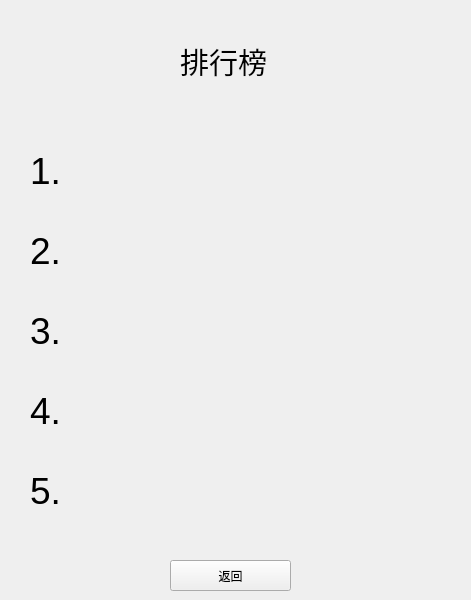
  <widget class="QWidget" name="PaihangWindow">
   <property name="windowTitle">
    <string>排行</string>
   </property>
   <widget class="QLabel" name="Paihangbang">
    <property name="geometry">
     <rect>
      <x>180</x>
      <y>40</y>
      <width>111</width>
      <height>41</height>
     </rect>
    </property>
    <property name="text">
     <string>&lt;html&gt;&lt;head/&gt;&lt;body&gt;&lt;p&gt;&lt;span style=&quot; font-size:22pt;&quot;&gt;排行榜&lt;/span&gt;&lt;/p&gt;&lt;/body&gt;&lt;/html&gt;</string>
    </property>
   </widget>
   <widget class="QLabel" name="PaihangName">
    <property name="geometry">
     <rect>
      <x>180</x>
      <y>100</y>
      <width>111</width>
      <height>21</height>
     </rect>
    </property>
    <property name="text">
     <string/>
    </property>
    <property name="alignment">
     <set>Qt::AlignCenter</set>
    </property>
   </widget>
   <widget class="QLabel" name="NO1">
    <property name="geometry">
     <rect>
      <x>30</x>
      <y>150</y>
      <width>41</width>
      <height>41</height>
     </rect>
    </property>
    <property name="text">
     <string>&lt;html&gt;&lt;head/&gt;&lt;body&gt;&lt;p&gt;&lt;span style=&quot; font-size:28pt; color:#000000;&quot;&gt;1.&lt;/span&gt;&lt;/p&gt;&lt;/body&gt;&lt;/html&gt;</string>
    </property>
   </widget>
   <widget class="QLabel" name="NO2">
    <property name="geometry">
     <rect>
      <x>30</x>
      <y>230</y>
      <width>41</width>
      <height>41</height>
     </rect>
    </property>
    <property name="text">
     <string>&lt;html&gt;&lt;head/&gt;&lt;body&gt;&lt;p&gt;&lt;span style=&quot; font-size:28pt; color:#000000;&quot;&gt;2.&lt;/span&gt;&lt;/p&gt;&lt;/body&gt;&lt;/html&gt;</string>
    </property>
   </widget>
   <widget class="QLabel" name="NO3">
    <property name="geometry">
     <rect>
      <x>30</x>
      <y>310</y>
      <width>41</width>
      <height>41</height>
     </rect>
    </property>
    <property name="text">
     <string>&lt;html&gt;&lt;head/&gt;&lt;body&gt;&lt;p&gt;&lt;span style=&quot; font-size:28pt; color:#000000;&quot;&gt;3.&lt;/span&gt;&lt;/p&gt;&lt;/body&gt;&lt;/html&gt;</string>
    </property>
   </widget>
   <widget class="QLabel" name="NO4">
    <property name="geometry">
     <rect>
      <x>30</x>
      <y>390</y>
      <width>41</width>
      <height>41</height>
     </rect>
    </property>
    <property name="text">
     <string>&lt;html&gt;&lt;head/&gt;&lt;body&gt;&lt;p&gt;&lt;span style=&quot; font-size:28pt; color:#000000;&quot;&gt;4.&lt;/span&gt;&lt;/p&gt;&lt;/body&gt;&lt;/html&gt;</string>
    </property>
   </widget>
   <widget class="QLabel" name="NO5">
    <property name="geometry">
     <rect>
      <x>30</x>
      <y>470</y>
      <width>41</width>
      <height>41</height>
     </rect>
    </property>
    <property name="text">
     <string>&lt;html&gt;&lt;head/&gt;&lt;body&gt;&lt;p&gt;&lt;span style=&quot; font-size:28pt; color:#000000;&quot;&gt;5.&lt;/span&gt;&lt;/p&gt;&lt;/body&gt;&lt;/html&gt;</string>
    </property>
   </widget>
   <widget class="QLabel" name="Name_1">
    <property name="geometry">
     <rect>
      <x>90</x>
      <y>150</y>
      <width>271</width>
      <height>41</height>
     </rect>
    </property>
    <property name="text">
     <string/>
    </property>
    <property name="alignment">
     <set>Qt::AlignCenter</set>
    </property>
   </widget>
   <widget class="QLabel" name="Score_1">
    <property name="geometry">
     <rect>
      <x>390</x>
      <y>150</y>
      <width>72</width>
      <height>41</height>
     </rect>
    </property>
    <property name="text">
     <string/>
    </property>
    <property name="alignment">
     <set>Qt::AlignCenter</set>
    </property>
   </widget>
   <widget class="QLabel" name="Name_2">
    <property name="geometry">
     <rect>
      <x>90</x>
      <y>230</y>
      <width>271</width>
      <height>41</height>
     </rect>
    </property>
    <property name="text">
     <string/>
    </property>
    <property name="alignment">
     <set>Qt::AlignCenter</set>
    </property>
   </widget>
   <widget class="QLabel" name="Name_3">
    <property name="geometry">
     <rect>
      <x>90</x>
      <y>310</y>
      <width>271</width>
      <height>41</height>
     </rect>
    </property>
    <property name="text">
     <string/>
    </property>
    <property name="alignment">
     <set>Qt::AlignCenter</set>
    </property>
   </widget>
   <widget class="QLabel" name="Name_4">
    <property name="geometry">
     <rect>
      <x>90</x>
      <y>390</y>
      <width>271</width>
      <height>41</height>
     </rect>
    </property>
    <property name="text">
     <string/>
    </property>
    <property name="alignment">
     <set>Qt::AlignCenter</set>
    </property>
   </widget>
   <widget class="QLabel" name="Name_5">
    <property name="geometry">
     <rect>
      <x>90</x>
      <y>470</y>
      <width>271</width>
      <height>41</height>
     </rect>
    </property>
    <property name="text">
     <string/>
    </property>
    <property name="alignment">
     <set>Qt::AlignCenter</set>
    </property>
   </widget>
   <widget class="QLabel" name="Score_2">
    <property name="geometry">
     <rect>
      <x>390</x>
      <y>230</y>
      <width>72</width>
      <height>41</height>
     </rect>
    </property>
    <property name="text">
     <string/>
    </property>
    <property name="alignment">
     <set>Qt::AlignCenter</set>
    </property>
   </widget>
   <widget class="QLabel" name="Score_3">
    <property name="geometry">
     <rect>
      <x>390</x>
      <y>310</y>
      <width>72</width>
      <height>41</height>
     </rect>
    </property>
    <property name="text">
     <string/>
    </property>
    <property name="alignment">
     <set>Qt::AlignCenter</set>
    </property>
   </widget>
   <widget class="QLabel" name="Score_4">
    <property name="geometry">
     <rect>
      <x>390</x>
      <y>390</y>
      <width>72</width>
      <height>41</height>
     </rect>
    </property>
    <property name="text">
     <string/>
    </property>
    <property name="alignment">
     <set>Qt::AlignCenter</set>
    </property>
   </widget>
   <widget class="QLabel" name="Score_5">
    <property name="geometry">
     <rect>
      <x>390</x>
      <y>470</y>
      <width>72</width>
      <height>41</height>
     </rect>
    </property>
    <property name="text">
     <string/>
    </property>
    <property name="alignment">
     <set>Qt::AlignCenter</set>
    </property>
   </widget>
   <widget class="QPushButton" name="PaihangBack">
    <property name="geometry">
     <rect>
      <x>170</x>
      <y>560</y>
      <width>121</width>
      <height>31</height>
     </rect>
    </property>
    <property name="text">
     <string>返回</string>
    </property>
   </widget>
  </widget>
